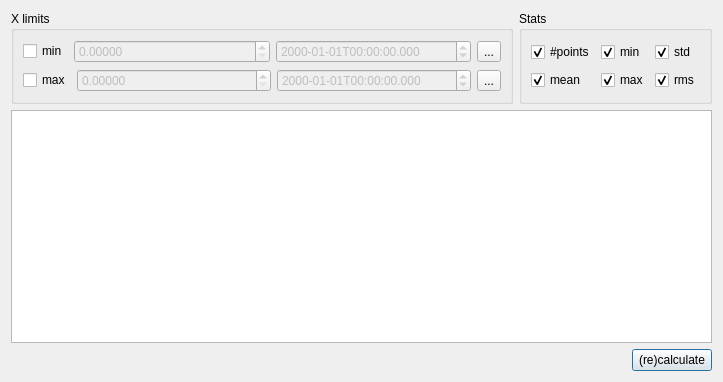
<ui version="4.0" >
 <class>CurveStatsDialog</class>
 <widget class="QDialog" name="CurveStatsDialog" >
  <property name="geometry" >
   <rect>
    <x>0</x>
    <y>0</y>
    <width>723</width>
    <height>382</height>
   </rect>
  </property>
  <property name="windowTitle" >
   <string>Curve Stats Dialog</string>
  </property>
  <layout class="QGridLayout" name="gridLayout_2" >
   <item row="0" column="0" >
    <widget class="QGroupBox" name="groupBox" >
     <property name="title" >
      <string>X limits</string>
     </property>
     <layout class="QVBoxLayout" name="verticalLayout" >
      <item>
       <layout class="QHBoxLayout" name="horizontalLayout" >
        <item>
         <widget class="QCheckBox" name="minCB" >
          <property name="text" >
           <string>min</string>
          </property>
         </widget>
        </item>
        <item>
         <widget class="QDoubleSpinBox" name="minSB" >
          <property name="enabled" >
           <bool>false</bool>
          </property>
          <property name="sizePolicy" >
           <sizepolicy vsizetype="Fixed" hsizetype="MinimumExpanding" >
            <horstretch>0</horstretch>
            <verstretch>0</verstretch>
           </sizepolicy>
          </property>
          <property name="decimals" >
           <number>5</number>
          </property>
         </widget>
        </item>
        <item>
         <widget class="QDateTimeEdit" name="minDTE" >
          <property name="enabled" >
           <bool>false</bool>
          </property>
          <property name="sizePolicy" >
           <sizepolicy vsizetype="Fixed" hsizetype="MinimumExpanding" >
            <horstretch>0</horstretch>
            <verstretch>0</verstretch>
           </sizepolicy>
          </property>
          <property name="currentSection" >
           <enum>QDateTimeEdit::YearSection</enum>
          </property>
          <property name="displayFormat" >
           <string>yyyy-MM-ddThh:mm:ss.zzz</string>
          </property>
         </widget>
        </item>
        <item>
         <widget class="QToolButton" name="selectMinPB" >
          <property name="enabled" >
           <bool>true</bool>
          </property>
          <property name="toolTip" >
           <string>Select from plot</string>
          </property>
          <property name="text" >
           <string>...</string>
          </property>
         </widget>
        </item>
       </layout>
      </item>
      <item>
       <layout class="QHBoxLayout" name="horizontalLayout_2" >
        <item>
         <widget class="QCheckBox" name="maxCB" >
          <property name="text" >
           <string>max</string>
          </property>
         </widget>
        </item>
        <item>
         <widget class="QDoubleSpinBox" name="maxSB" >
          <property name="enabled" >
           <bool>false</bool>
          </property>
          <property name="sizePolicy" >
           <sizepolicy vsizetype="Fixed" hsizetype="MinimumExpanding" >
            <horstretch>0</horstretch>
            <verstretch>0</verstretch>
           </sizepolicy>
          </property>
          <property name="decimals" >
           <number>5</number>
          </property>
         </widget>
        </item>
        <item>
         <widget class="QDateTimeEdit" name="maxDTE" >
          <property name="enabled" >
           <bool>false</bool>
          </property>
          <property name="sizePolicy" >
           <sizepolicy vsizetype="Fixed" hsizetype="MinimumExpanding" >
            <horstretch>0</horstretch>
            <verstretch>0</verstretch>
           </sizepolicy>
          </property>
          <property name="currentSection" >
           <enum>QDateTimeEdit::YearSection</enum>
          </property>
          <property name="displayFormat" >
           <string>yyyy-MM-ddThh:mm:ss.zzz</string>
          </property>
         </widget>
        </item>
        <item>
         <widget class="QToolButton" name="selectMaxPB" >
          <property name="enabled" >
           <bool>true</bool>
          </property>
          <property name="toolTip" >
           <string>Select from plot</string>
          </property>
          <property name="text" >
           <string>...</string>
          </property>
         </widget>
        </item>
       </layout>
      </item>
     </layout>
    </widget>
   </item>
   <item row="0" column="1" >
    <widget class="QGroupBox" name="groupBox_2" >
     <property name="title" >
      <string>Stats</string>
     </property>
     <layout class="QGridLayout" name="gridLayout" >
      <item row="0" column="0" >
       <widget class="QCheckBox" name="npointsStatCB" >
        <property name="toolTip" >
         <string>Number of points considered for the statistical analysis</string>
        </property>
        <property name="text" >
         <string>#points</string>
        </property>
        <property name="checked" >
         <bool>true</bool>
        </property>
       </widget>
      </item>
      <item row="0" column="1" >
       <widget class="QCheckBox" name="minStatCB" >
        <property name="toolTip" >
         <string>x and y values for the minimum of the curve in the considered range</string>
        </property>
        <property name="text" >
         <string>min</string>
        </property>
        <property name="checked" >
         <bool>true</bool>
        </property>
       </widget>
      </item>
      <item row="0" column="2" >
       <widget class="QCheckBox" name="stdStatCB" >
        <property name="toolTip" >
         <string>biased standard deviation:
std = sqrt(mean(abs(y - y.mean())**2))</string>
        </property>
        <property name="text" >
         <string>std</string>
        </property>
        <property name="checked" >
         <bool>true</bool>
        </property>
       </widget>
      </item>
      <item row="1" column="0" >
       <widget class="QCheckBox" name="meanStatCB" >
        <property name="toolTip" >
         <string>arithmetic mean</string>
        </property>
        <property name="text" >
         <string>mean</string>
        </property>
        <property name="checked" >
         <bool>true</bool>
        </property>
       </widget>
      </item>
      <item row="1" column="1" >
       <widget class="QCheckBox" name="maxStatCB" >
        <property name="toolTip" >
         <string>x and y values for the maximum of the curve in the considered range</string>
        </property>
        <property name="text" >
         <string>max</string>
        </property>
        <property name="checked" >
         <bool>true</bool>
        </property>
       </widget>
      </item>
      <item row="1" column="2" >
       <widget class="QCheckBox" name="rmsStatCB" >
        <property name="toolTip" >
         <string>Root Mean Square:
rms=sqrt(mean(y**2))</string>
        </property>
        <property name="text" >
         <string>rms</string>
        </property>
        <property name="checked" >
         <bool>true</bool>
        </property>
       </widget>
      </item>
     </layout>
    </widget>
   </item>
   <item row="1" column="0" colspan="2" >
    <widget class="QTableWidget" name="statsTW" >
     <property name="contextMenuPolicy" >
      <enum>Qt::ActionsContextMenu</enum>
     </property>
     <property name="toolTip" >
      <string>select the curve names for which statistics will be calculated</string>
     </property>
     <property name="selectionBehavior" >
      <enum>QAbstractItemView::SelectRows</enum>
     </property>
    </widget>
   </item>
   <item row="2" column="0" colspan="2" >
    <layout class="QHBoxLayout" name="horizontalLayout_4" >
     <item>
      <spacer name="horizontalSpacer_2" >
       <property name="orientation" >
        <enum>Qt::Horizontal</enum>
       </property>
       <property name="sizeHint" stdset="0" >
        <size>
         <width>40</width>
         <height>20</height>
        </size>
       </property>
      </spacer>
     </item>
     <item>
      <widget class="QPushButton" name="calculatePB" >
       <property name="toolTip" >
        <string>(re) calculate statistics for the selected curves (or for all curves if None is selected)</string>
       </property>
       <property name="text" >
        <string>(re)calculate</string>
       </property>
      </widget>
     </item>
    </layout>
   </item>
  </layout>
 </widget>
 <resources/>
 <connections>
  <connection>
   <sender>minCB</sender>
   <signal>toggled(bool)</signal>
   <receiver>minSB</receiver>
   <slot>setEnabled(bool)</slot>
   <hints>
    <hint type="sourcelabel" >
     <x>84</x>
     <y>45</y>
    </hint>
    <hint type="destinationlabel" >
     <x>132</x>
     <y>45</y>
    </hint>
   </hints>
  </connection>
  <connection>
   <sender>minCB</sender>
   <signal>toggled(bool)</signal>
   <receiver>minDTE</receiver>
   <slot>setEnabled(bool)</slot>
   <hints>
    <hint type="sourcelabel" >
     <x>73</x>
     <y>60</y>
    </hint>
    <hint type="destinationlabel" >
     <x>221</x>
     <y>62</y>
    </hint>
   </hints>
  </connection>
  <connection>
   <sender>maxCB</sender>
   <signal>toggled(bool)</signal>
   <receiver>maxSB</receiver>
   <slot>setEnabled(bool)</slot>
   <hints>
    <hint type="sourcelabel" >
     <x>37</x>
     <y>83</y>
    </hint>
    <hint type="destinationlabel" >
     <x>122</x>
     <y>91</y>
    </hint>
   </hints>
  </connection>
  <connection>
   <sender>maxCB</sender>
   <signal>toggled(bool)</signal>
   <receiver>maxDTE</receiver>
   <slot>setEnabled(bool)</slot>
   <hints>
    <hint type="sourcelabel" >
     <x>71</x>
     <y>84</y>
    </hint>
    <hint type="destinationlabel" >
     <x>242</x>
     <y>96</y>
    </hint>
   </hints>
  </connection>
 </connections>
</ui>
